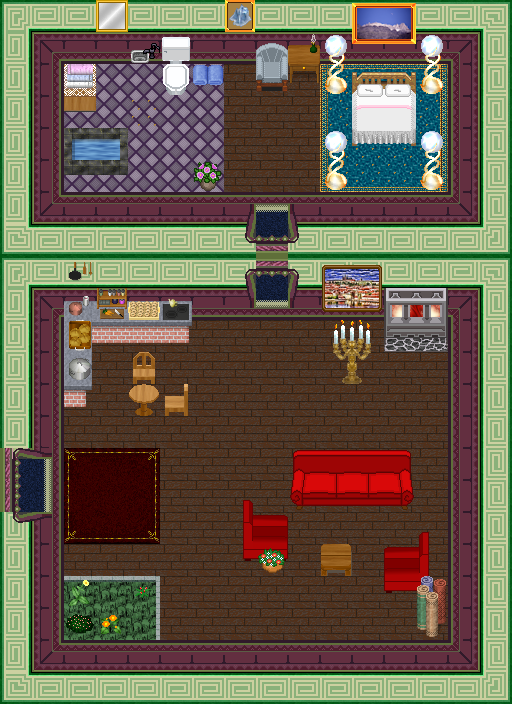

Tiled map render using the project's own tile images. Description and the map definition, with tile-layer contents summarised, below:
An orthogonal 16x22 tile map with 32x32 px tiles, 5 tile layers (0_floor, 1_terrain, 2_object, 3_roof, ...), 3 hidden layers not drawn, 42 tilesets.

<map version="1.8" tiledversion="1.8.5" orientation="orthogonal" renderorder="right-down" width="16" height="22" tilewidth="32" tileheight="32" infinite="0" nextlayerid="9" nextobjectid="1">
 <tileset firstgid="1" name="table_with_beer.png" tilewidth="32" tileheight="32" tilecount="8" columns="4">
  <image source="../../tileset/furniture/table/table_with_beer.png" trans="ff00ff" width="128" height="64" />
 </tileset>
 <tileset firstgid="9" name="wooden_pale.png" tilewidth="32" tileheight="32" tilecount="4" columns="2">
  <image source="../../tileset/furniture/chair/wooden_pale.png" width="64" height="64" />
 </tileset>
 <tileset firstgid="13" name="flowering_plant.png" tilewidth="32" tileheight="32" tilecount="2" columns="2">
  <image source="../../tileset/plant/indoor/flowering_plant.png" width="64" height="32" />
 </tileset>
 <tileset firstgid="15" name="collision.png" tilewidth="32" tileheight="32" tilecount="1" columns="1">
  <image source="../../tileset/logic/collision.png" width="32" height="32" />
 </tileset>
 <tileset firstgid="16" name="carpet dk blue" tilewidth="32" tileheight="32" tilecount="15" columns="3">
  <image source="../../tileset/furniture/carpet/dark_blue.png" width="96" height="160" />
 </tileset>
 <tileset firstgid="31" name="bathroom basin" tilewidth="32" tileheight="32" tilecount="3" columns="3">
  <image source="../../tileset/furniture/bathroom/basin.png" width="96" height="32" />
 </tileset>
 <tileset firstgid="34" name="bathroom toilet" tilewidth="32" tileheight="32" tilecount="12" columns="3">
  <image source="../../tileset/furniture/bathroom/toilet.png" width="96" height="128" />
 </tileset>
 <tileset firstgid="46" name="bread" tilewidth="32" tileheight="32" tilecount="4" columns="4">
  <image source="../../tileset/item/food/bread.png" width="128" height="32" />
 </tileset>
 <tileset firstgid="50" name="blankets" tilewidth="32" tileheight="32" tilecount="12" columns="3">
  <image source="../../tileset/item/textile/blankets.png" width="96" height="128" />
 </tileset>
 <tileset firstgid="62" name="desk" tilewidth="32" tileheight="32" tilecount="4" columns="2">
  <image source="../../tileset/furniture/table/desk.png" width="64" height="64" />
 </tileset>
 <tileset firstgid="66" name="household items" tilewidth="32" tileheight="32" tilecount="16" columns="4">
  <image source="../../tileset/item/household/food_preparation.png" width="128" height="128" />
 </tileset>
 <tileset firstgid="82" name="items" tilewidth="32" tileheight="32" tilecount="4" columns="2">
  <image source="../../tileset/item/household/food_preparation_2.png" width="64" height="64" />
 </tileset>
 <tileset firstgid="86" name="lights candle" tilewidth="32" tileheight="32" tilecount="36" columns="6">
  <image source="../../tileset/furniture/light/lights_candle.png" width="192" height="192" />
 </tileset>
 <tileset firstgid="122" name="floor tiles 2" tilewidth="32" tileheight="32" tilecount="6" columns="3">
  <image source="../../tileset/ground/indoor/floor_tiles2.png" width="96" height="64" />
 </tileset>
 <tileset firstgid="128" name="wall" tilewidth="32" tileheight="32" tilecount="28" columns="4">
  <image source="../../tileset/building/wall/int_green_purple.png" width="128" height="224" />
 </tileset>
 <tileset firstgid="156" name="doors" tilewidth="32" tileheight="32" tilecount="28" columns="4">
  <image source="../../tileset/building/entrance/green_purple_ns_ew.png" width="128" height="224" />
 </tileset>
 <tileset firstgid="184" name="towels" tilewidth="32" tileheight="32" tilecount="24" columns="6">
  <image source="../../tileset/item/textile/towels.png" width="192" height="128" />
 </tileset>
 <tileset firstgid="208" name="lace" tilewidth="32" tileheight="32" tilecount="2" columns="2">
  <image source="../../tileset/item/textile/lace.png" width="64" height="32" />
 </tileset>
 <tileset firstgid="210" name="mirror etc" tilewidth="32" tileheight="32" tilecount="4" columns="2">
  <image source="../../tileset/furniture/picture/small_2.png" width="64" height="64" />
 </tileset>
 <tileset firstgid="214" name="furnace" tilewidth="32" tileheight="32" tilecount="4" columns="2">
  <image source="../../tileset/building/decoration/furnace.png" width="64" height="64" />
 </tileset>
 <tileset firstgid="218" name="kitchen cabinets" tilewidth="32" tileheight="32" tilecount="44" columns="4">
  <image source="../../tileset/furniture/kitchen/cabinets.png" width="128" height="352" />
 </tileset>
 <tileset firstgid="262" name="floor tiles" tilewidth="32" tileheight="32" tilecount="9" columns="3">
  <image source="../../tileset/ground/indoor/floor_tiles.png" width="96" height="96" />
 </tileset>
 <tileset firstgid="271" name="border" tilewidth="32" tileheight="32" tilecount="9" columns="3">
  <image source="../../tileset/furniture/carpet/rug_border.png" width="96" height="96" />
 </tileset>
 <tileset firstgid="280" name="sofas" tilewidth="32" tileheight="32" tilecount="12" columns="3">
  <image source="../../tileset/furniture/chair/sofa_chair_blue.png" width="96" height="128" />
 </tileset>
 <tileset firstgid="292" name="sink" tilewidth="32" tileheight="32" tilecount="6" columns="3">
  <image source="../../tileset/furniture/sink/dark_side_on.png" width="96" height="64" />
 </tileset>
 <tileset firstgid="298" name="lamp" tilewidth="32" tileheight="32" tilecount="12" columns="6">
  <image source="../../tileset/furniture/light/weird_lamp.png" width="192" height="64" />
 </tileset>
 <tileset firstgid="310" name="armchair" tilewidth="32" tileheight="32" tilecount="28" columns="4">
  <image source="../../tileset/furniture/chair/armchair_red.png" width="128" height="224" />
 </tileset>
 <tileset firstgid="338" name="red rug" tilewidth="32" tileheight="32" tilecount="9" columns="3">
  <image source="../../tileset/furniture/carpet/dark_red.png" width="96" height="96" />
 </tileset>
 <tileset firstgid="347" name="sofa" tilewidth="32" tileheight="32" tilecount="6" columns="3">
  <image source="../../tileset/furniture/chair/sofa_red.png" width="96" height="64" />
 </tileset>
 <tileset firstgid="353" name="picture" tilewidth="32" tileheight="32" tilecount="4" columns="2">
  <image source="../../tileset/furniture/picture/city_picture.png" width="64" height="64" />
 </tileset>
 <tileset firstgid="357" name="paintings" tilewidth="32" tileheight="32" tilecount="16" columns="4">
  <image source="../../tileset/furniture/picture/oil_paintings.png" width="128" height="128" />
 </tileset>
 <tileset firstgid="373" name="flowers" tilewidth="32" tileheight="32" tilecount="72" columns="6">
  <image source="../../tileset/plant/flower/hothouse_flowers.png" width="192" height="384" />
 </tileset>
 <tileset firstgid="445" name="edge" tilewidth="32" tileheight="32" tilecount="25" columns="5">
  <image source="../../tileset/building/wall/bricked_edges.png" width="160" height="160" />
 </tileset>
 <tileset firstgid="470" name="table" tilewidth="32" tileheight="32" tilecount="1" columns="1">
  <image source="../../tileset/furniture/table/square.png" width="32" height="32" />
 </tileset>
 <tileset firstgid="471" name="sheepfood" tilewidth="32" tileheight="32" tilecount="1" columns="1">
  <image source="../../tileset/logic/item/sheepfood.png" width="32" height="32" />
 </tileset>
 <tileset firstgid="472" name="veg" tilewidth="32" tileheight="32" tilecount="13" columns="13">
  <image source="../../tileset/logic/item/vegetable.png" width="416" height="32" />
 </tileset>
 <tileset firstgid="485" name="table" tilewidth="32" tileheight="32" tilecount="1" columns="1">
  <image source="../../tileset/furniture/table/wooden.png" width="32" height="32" />
 </tileset>
 <tileset firstgid="486" name="border" tilewidth="32" tileheight="32" tilecount="24" columns="4">
  <image source="../../tileset/building/wall/ornamental_border.png" width="128" height="192" />
 </tileset>
 <tileset firstgid="510" name="ground" tilewidth="32" tileheight="32" tilecount="33" columns="3">
  <image source="../../tileset/ground/ground.png" width="96" height="352" />
 </tileset>
 <tileset firstgid="543" name="grass_2.png" tilewidth="32" tileheight="32" tilecount="21" columns="3">
  <image source="../../tileset/ground/grass_2.png" width="96" height="224" />
 </tileset>
 <tileset firstgid="564" name="double_white_pink" tilewidth="32" tileheight="32" tilecount="18" columns="6">
  <image source="../../tileset/furniture/bed/double_white_pink.png" width="192" height="96" />
 </tileset>
 <tileset firstgid="582" name="furniture/light/flames" tilewidth="32" tileheight="32" tilecount="6" columns="6">
  <image source="../../tileset/furniture/light/flames.png" width="192" height="32" />
 </tileset>
 <layer id="1" name="0_floor" width="16" height="22">
  <data>[352 cells, 352 non-empty, 12 distinct tile ids]</data>
 </layer>
 <layer id="2" name="1_terrain" width="16" height="22">
  <data>[352 cells, 192 non-empty, 48 distinct tile ids]</data>
 </layer>
 <layer id="3" name="2_object" width="16" height="22">
  <data>[352 cells, 92 non-empty, 83 distinct tile ids]</data>
 </layer>
 <layer id="4" name="3_roof" width="16" height="22">
  <data>[352 cells, 21 non-empty, 20 distinct tile ids]</data>
 </layer>
 <layer id="5" name="4_roof_add" width="16" height="22">
  <data>[352 cells, 2 non-empty, 2 distinct tile ids]</data>
 </layer>
 <layer id="6" name="objects" width="16" height="22" visible="0">
  <data>[352 cells, 2 non-empty, 2 distinct tile ids]</data>
 </layer>
 <layer id="7" name="collision" width="16" height="22" visible="0" opacity="0.37">
  <data>[352 cells, 217 non-empty, 1 distinct tile ids]</data>
 </layer>
 <layer id="8" name="protection" width="16" height="22" visible="0">
  <data>[352 cells, 0 non-empty, 0 distinct tile ids]</data>
 </layer>
</map>
